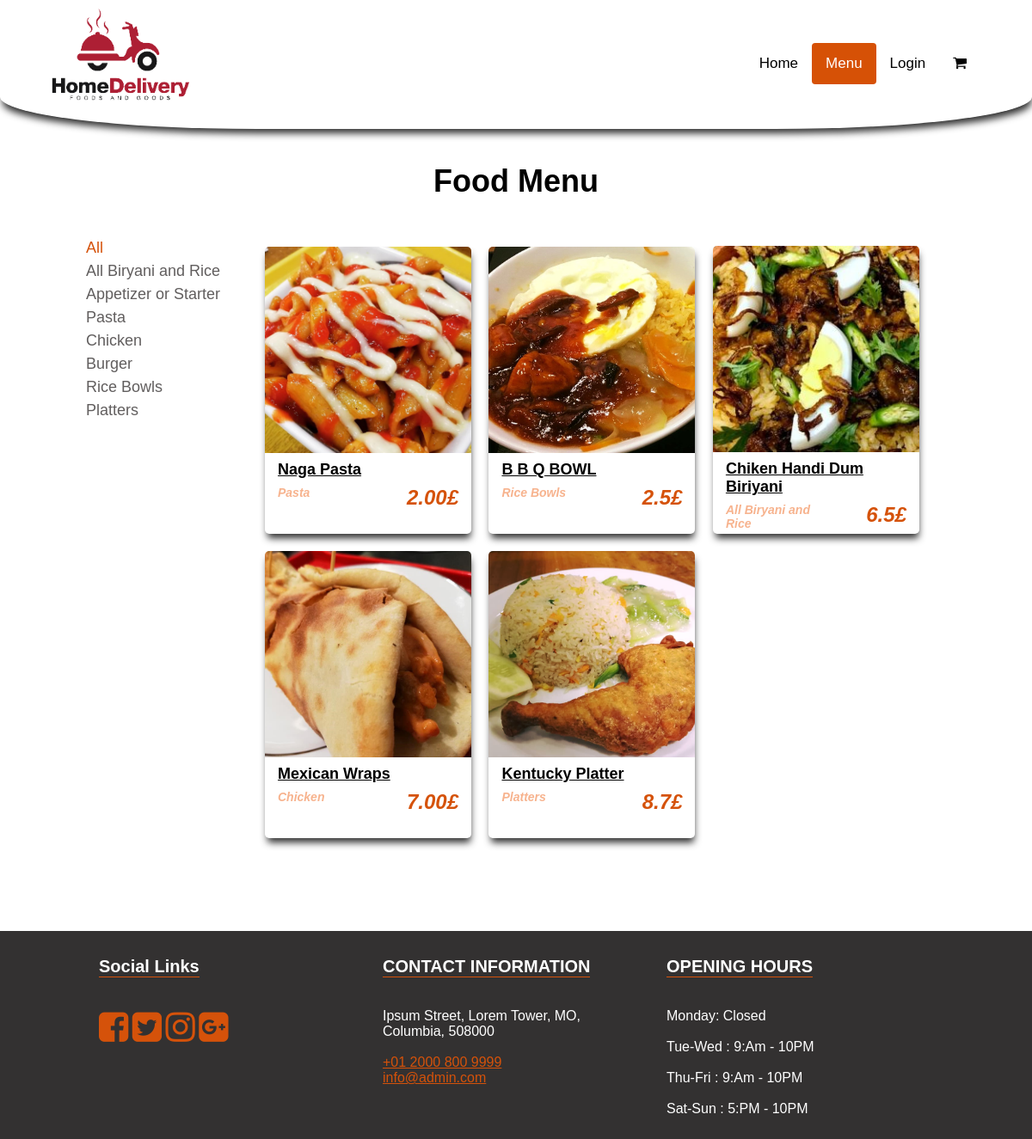
Page /menu.php on the committed database.
### tables this page shows
CREATE TABLE `category` (
  `id` int(11) NOT NULL,
  `title` varchar(255) NOT NULL
);

CREATE TABLE `foods` (
  `id` int(11) NOT NULL,
  `name` varchar(255) NOT NULL,
  `category_id` int(11) NOT NULL,
  `short_desc` text NOT NULL,
  `image` varchar(255) NOT NULL,
  `price` varchar(100) NOT NULL,
  `available` enum('yes','no') NOT NULL DEFAULT 'yes'
);

CREATE TABLE `settings` (
  `id` int(11) NOT NULL,
  `about_title` text NOT NULL,
  `about_detail` text NOT NULL,
  `about_img` varchar(255) NOT NULL,
  `fb_link` varchar(255) NOT NULL,
  `tw_link` varchar(255) NOT NULL,
  `ins_link` varchar(255) NOT NULL,
  `gplus_link` varchar(255) NOT NULL,
  `contact_info` text NOT NULL,
  `opening_hours` text NOT NULL,
  `currency` enum('GBP','USD','EURO') NOT NULL DEFAULT 'GBP'
);

### menu.php (the view, shortened to what this page needs)
<?php
include 'includes/header.php';
$sql = "SELECT * FROM category";
$result = $conn->query($sql);
$sqlF = "SELECT foods.*,category.title FROM foods LEFT JOIN category on category.id =  foods.category_id WHERE foods.available = 'yes'";
$resultF = $conn->query($sqlF);
?>
	<section class="inner-page-sec">
		<div class="container">
			<h1>Food Menu</h1>
			<div class="side-bar">
				<ul class="category-list">
					<li class="active"><a href="#" data-cate="all">All</a></li>
					<?php
					if ($result->num_rows > 0) {
						while($row = $result->fetch_assoc()){
					?>
					<li><a href="#" data-cate="<?php echo $row['id']?>"><?php echo $row['title']?></a></li>
					<?php } }  ?>
				</ul>
			</div>
			<div class="menu-bar">
				<ul class="menu-list">
					<?php
					if ($resultF->num_rows > 0) {
						while($rowF = $resultF->fetch_assoc()){
					?>
					<li data-cate="<?php echo $rowF['category_id']?>">
						<img src="img/foods/<?php echo $rowF['image']?>">
						<div class="menu-detail">
							<h4><?php echo $rowF['name']?></h4>
							<div>
								<div class="category-n"><?php echo $rowF['title']?></div>
								<div class="food-price"><?php echo $rowF['price']?><?php echo $currency_format[$rowS['currency']];?></div>
							</div>
						</div>
					</li>
					<?php } } else { ?>
						<li data-cate="none">
							No Food Availale.
						</li>
					<?php }  ?>
				</ul>
			</div>
		</div>
	</section>
<?php include 'includes/footer.php'; ?>

### includes/header.php (shortened to what this page needs)
<?php
include 'includes/config.php';
$currency_format = array('GBP'=>'£', 'USD'=>'$', 'EURO'=>'€');
$page_name  = basename($_SERVER['PHP_SELF']);
$sqlS = "SELECT * FROM settings LIMIT 1";
$resultS = $conn->query($sqlS);
$rowS = $resultS->fetch_assoc();
?>
<!DOCTYPE html>
<html lang="en">
<head>
	<link rel="stylesheet" href="https://cdnjs.cloudflare.com/ajax/libs/font-awesome/4.7.0/css/font-awesome.min.css">
	<link rel="stylesheet" type="text/css" href="css/main.css">
</head>
<body>
	<div class="main-container">
		<header>
			<div class="logo">
				<img src="img/logo.png" alt="">
			</div>
			<div class="nav-bar">
				<div class="nav" id="myTopnav">
				  <a href="index.php" <?php if($page_name== "index.php"){?>class="active"<?php } ?>>Home</a>
				  <a href="menu.php" <?php if($page_name== "menu.php"){?>class="active"<?php } ?>>Menu</a>
				  <?php if (isset($_SESSION['logged_in_type'])) { ?>
				  <?php if ($_SESSION['logged_in_type'] == 'admin') { ?>
				  <a href="admin-food.php" <?php if($page_name== "admin-food.php"){?>class="active"<?php } ?>>Food Menu</a>
				  <a href="admin-food-cat.php" <?php if($page_name== "admin-food-cat.php"){?>class="active"<?php } ?>>Food Category</a>
				  <a href="admin-order.php" <?php if($page_name== "admin-order.php" || $page_name== "admin-order-detail.php"){?>class="active"<?php } ?>>Orders</a>
				  <a href="users.php" <?php if($page_name== "users.php" || $page_name== "edit-user.php"){?>class="active"<?php } ?>>Users</a>
				  <a href="settings.php" <?php if($page_name== "settings.php" || $page_name== "edit-usser.php"){?>class="active"<?php } ?>>Settings</a>
				  <?php } ?>
				  <a href="account.php" <?php if($page_name== "account.php"){?>class="active"<?php } ?>>My Account</a>
				  <a href="order.php" <?php if($page_name== "order.php" || $page_name== "order-detail.php"){?>class="active"<?php } ?>>My Order</a>
				  <a href="logout.php">Logout</a>
				  <?php } else {?>
				  <a href="login.php">Login</a>
				  <?php } ?>
				  <?php if(!empty($_SESSION["cart_item"])) { ?>
				  	<a href="cart.php" class="cart-menu" <?php if($page_name== "cart.php"){?>class="active"<?php } ?>><i class="fa fa-shopping-cart" aria-hidden="true"></i> (<?php echo count($_SESSION["cart_item"]);?>)</a>
				  <?php } else  { ?>
				  	<a href="cart.php" class="cart-menu" <?php if($page_name== "cart.php"){?>class="active"<?php } ?>><i class="fa fa-shopping-cart" aria-hidden="true"></i></a>
				  <?php }?>
				</div>
			</div>
		</header>

### includes/footer.php (shortened to what this page needs)
<footer>
	<div class="container">
		<div class="col-1">
			<h3>Social Links</h3>
			<ul>
				<li><a href="<?php echo $rowS['fb_link'];?>"><i class="fa fa-facebook-square" aria-hidden="true"></i></a></li>
				<li><a href="<?php echo $rowS['tw_link'];?>"><i class="fa fa-twitter-square" aria-hidden="true"></i></a></li>
				<li><a href="<?php echo $rowS['ins_link'];?>"><i class="fa fa-instagram" aria-hidden="true"></i></a></li>
				<li><a href="<?php echo $rowS['gplus_link'];?>"><i class="fa fa-google-plus-square" aria-hidden="true"></i></a></li>
			</ul>
		</div>
		<div class="col-1">
			<h3>CONTACT INFORMATION</h3>
			<p>
				<?php echo $rowS['contact_info'];?>
			</p>
		</div>
		<div class="col-1">
			<h3>OPENING HOURS</h3>
			<p>
				<?php echo $rowS['opening_hours'];?>
			</p>
		</div>
	</div>
</footer>
</div>
</body>
</html>

### css/main.css (style rules this page uses)
body { margin: 0; font-family: Arial, Helvetica, sans-serif; }
header { padding: 10px 60px; background-color: white; -webkit-box-shadow: 1px 7px 8px -2px rgb(0 0 0 / 82%); box-shadow: 1px 7px 8px -2px rgb(0 0 0 / 82%); position: fixed; z-index: 10; top: 0px;left: 0px;right: 0px; height: 130px; overflow: hidden; border-bottom-left-radius: 25%; border-bottom-right-radius: 25%; }
.logo { float: left; width: 30%; }
.logo img { width: 160px; }
.nav-bar { float: right; padding: 40px 0px 10px; }
.nav { overflow: hidden; }
.nav a { float: left; display: block; color: #010101; text-align: center; padding: 14px 16px; text-decoration: none; font-size: 17px; }
.nav a.active { background-color: #d65106; color: #fff; border-radius: 4px; }
footer { background-color: #333131; color: #fff; }
footer .container { max-width: 1000px; width: 100%; margin: 0px auto; }
footer .container .col-1 { float: left; width: 30%; padding: 10px 15px; }
footer .container .col-1 a { color: #d5520a; }
footer .container .col-1 h3 { text-align: left; font-size: 20px; border-bottom: 1px solid #d5530c; display: inline-block; }
footer .container .col-1 ul { padding: 0px; list-style: none; }
footer .container .col-1 ul li { display: inline-block; }
footer .container .col-1 ul li a { font-size: 40px; color: #d5520a; }
.inner-page-sec { padding-top: 150px; padding-bottom: 80px; }
.inner-page-sec .container { max-width: 1000px; width: 100%; margin: 40px auto; }
.inner-page-sec .container h1 { text-align: center; font-size: 36px; }
.side-bar { width: 20%;float: left; }
ul.category-list { padding: 0px; list-style: none; }
ul.category-list li { display: block; margin-bottom: 6px; }
ul.category-list li a { color: #615e5e; text-decoration: none; font-size: 18px; }
ul.category-list li:hover a,ul.category-list li.active a { color: #d5520a; }
.menu-bar { width: 80%;float: left; }
ul.menu-list { padding: 0px; list-style: none; }
ul.menu-list li { display: inline-block; width: 30%; margin: 1%; -webkit-box-shadow: 1px 7px 8px -2px rgb(0 0 0 / 82%); box-shadow: 1px 7px 8px -2px rgb(0 0 0 / 82%); border-radius: 5px; overflow: hidden; position: relative; }
ul.menu-list li img { width: 100%; }
ul.menu-list li .menu-detail { padding: 5px 15px; height: 80px; }
ul.menu-list li .menu-detail h4 { font-size: 18px; margin: 0px 0px; text-decoration: underline; }
ul.menu-list li .menu-detail div { font-size: 14px; color: #d5520a; font-weight: bold; font-style: italic; margin: 4px 0px; }
ul.menu-list li .menu-detail div .category-n { color: #f7b38e; display: block; width: 50%; float: left; }
ul.menu-list li .menu-detail div .food-price { color: #d5520a; text-align: right; display: block; width: 50%; float: right; font-size: 24px; }

### rows in the picture
category: title "All Biryani and Rice"
category: title "Appetizer or Starter"
category: title "Pasta"
category: title "Chicken"
category: title "Burger"
category: title "Rice Bowls"
category: title "Platters"
foods: image (picture), name "Naga Pasta", category.title "Pasta", price "2.00"
settings: currency "£", contact_info "Ipsum Street, Lorem Tower, MO, Columbia, 508000 +01 2000 800 9999 info@admin.com", opening_hours "Monday: Closed Tue-Wed : 9:Am - 10PM Thu-Fri : 9:Am - 10PM Sat-Sun : 5:PM - 10PM"
foods: image (picture), name "B B Q BOWL", category.title "Rice Bowls", price "2.5"
foods: image (picture), name "Chiken Handi Dum Biriyani", category.title "All Biryani and Rice", price "6.5"
foods: image (picture), name "Mexican Wraps", category.title "Chicken", price "7.00"
foods: image (picture), name "Kentucky Platter", category.title "Platters", price "8.7"
